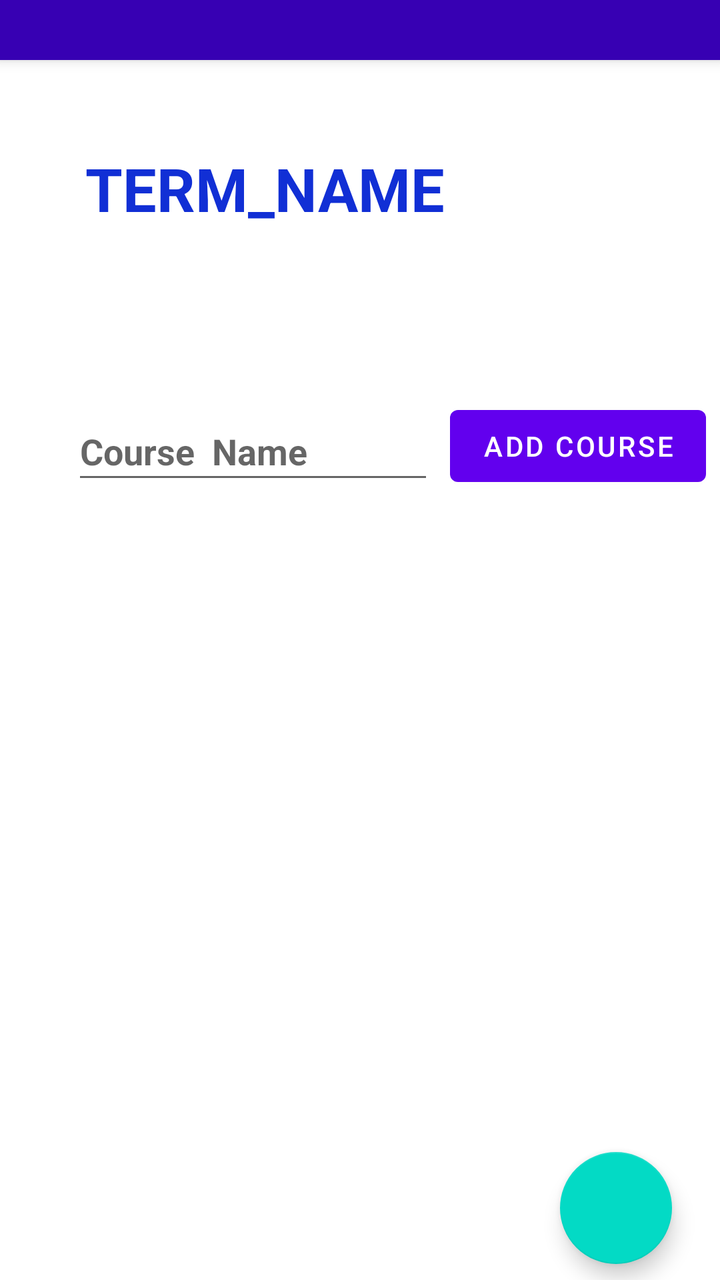
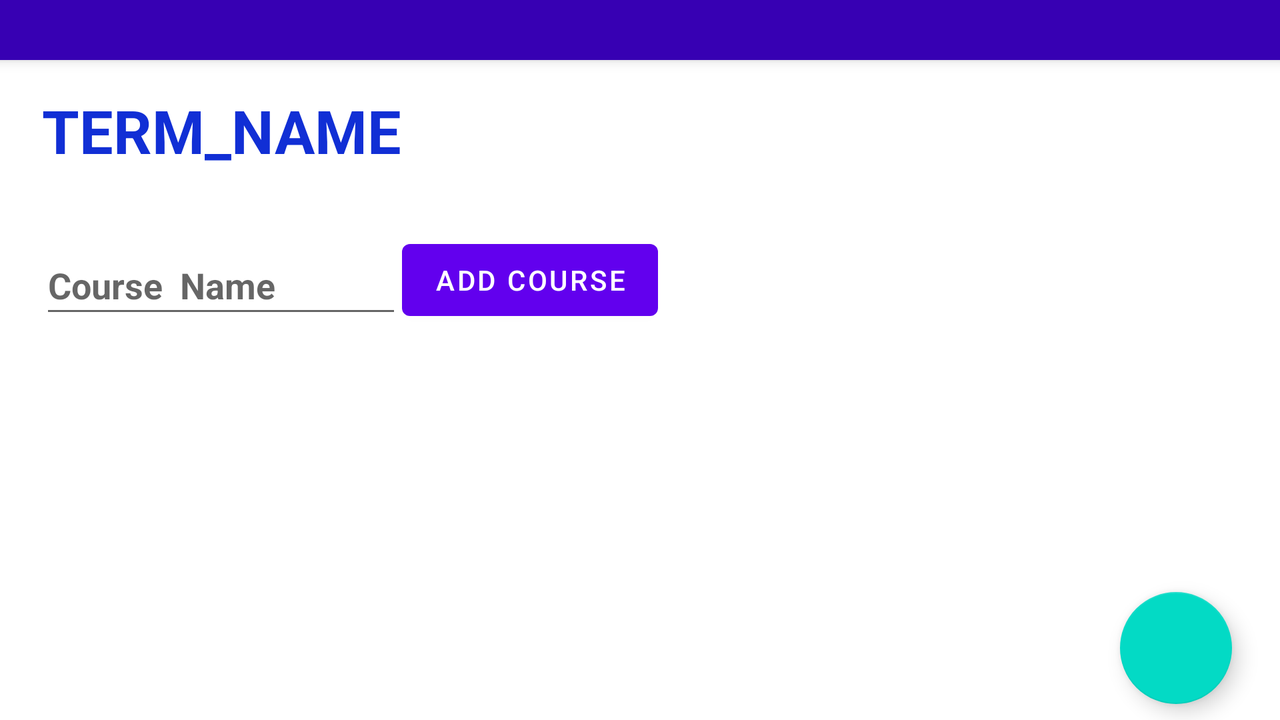

First picture: res/layout/ on a phone held upright. Second picture: the repository's own variant of that layout, on a device whose configuration matches the variant's folder. Source for both follows.
<!-- AndroidManifest.xml: application theme Theme.DegreeTrackerC196 -->
<!-- res/layout/activity_courses.xml -->
<?xml version="1.0" encoding="utf-8"?>
<androidx.constraintlayout.widget.ConstraintLayout xmlns:android="http://schemas.android.com/apk/res/android"
    xmlns:app="http://schemas.android.com/apk/res-auto"
    xmlns:tools="http://schemas.android.com/tools"
    android:layout_width="match_parent"
    android:layout_height="match_parent"
    tools:context=".CoursesActivity">

    <include
        android:id="@+id/toolbar"
        layout="@layout/toolbar"
        android:layout_marginBottom="90dp"
        app:layout_constraintBottom_toTopOf="@+id/course_TexVView_Field"
        app:layout_constraintStart_toStartOf="parent"
        app:layout_constraintTop_toTopOf="parent" />


    <EditText
        android:id="@+id/AssessmentName"
        android:layout_width="181dp"
        android:layout_height="46dp"
        android:layout_marginStart="36dp"
        android:layout_marginLeft="36dp"
        android:layout_marginTop="39dp"
        android:layout_marginBottom="20dp"
        android:ems="10"
        android:hint="Course  Name"
        android:inputType="textPersonName"
        android:textStyle="bold"
        app:layout_constraintBottom_toTopOf="@+id/assessmentResults"
        app:layout_constraintStart_toStartOf="parent"
        app:layout_constraintTop_toBottomOf="@+id/course_TexVView_Field" />

    <ListView
        android:id="@+id/assessmentResults"
        android:layout_width="358dp"
        android:layout_height="351dp"
        android:layout_marginStart="16dp"
        android:layout_marginLeft="16dp"
        android:layout_marginTop="20dp"
        android:layout_marginEnd="16dp"
        android:layout_marginRight="16dp"
        android:clipChildren="true"
        android:clipToPadding="true"
        app:layout_constraintBottom_toTopOf="@+id/fab"
        app:layout_constraintEnd_toEndOf="parent"
        app:layout_constraintStart_toStartOf="parent"
        app:layout_constraintTop_toBottomOf="@+id/AssessmentName"
        tools:listitem="@android:layout/list_content" />

    <TextView
        android:id="@+id/course_TexVView_Field"
        android:layout_width="229dp"
        android:layout_height="45dp"
        android:layout_marginStart="68dp"
        android:layout_marginLeft="68dp"
        android:layout_marginTop="136dp"
        android:layout_marginEnd="114dp"
        android:layout_marginRight="114dp"
        android:layout_marginBottom="43dp"
        android:text="TERM_NAME"
        android:textColor="#112FD5"
        android:textSize="30sp"
        android:textStyle="bold"
        app:layout_constraintBottom_toTopOf="@+id/AssessmentName"
        app:layout_constraintEnd_toEndOf="parent"
        app:layout_constraintStart_toStartOf="parent"
        app:layout_constraintTop_toTopOf="parent" />

    <com.google.android.material.floatingactionbutton.FloatingActionButton
        android:id="@+id/fab"
        android:layout_width="wrap_content"
        android:layout_height="wrap_content"
        android:layout_marginEnd="24dp"
        android:layout_marginRight="24dp"
        android:layout_marginBottom="8dp"
        android:clickable="true"
        android:src="@drawable/ic_baseline_arrow_back_24"
        app:layout_constraintBottom_toBottomOf="parent"
        app:layout_constraintEnd_toEndOf="parent" />

    <Button
        android:id="@+id/addAssessmentBnt"
        android:layout_width="wrap_content"
        android:layout_height="wrap_content"
        android:layout_marginStart="8dp"
        android:layout_marginLeft="8dp"
        android:layout_marginBottom="40dp"
        android:text="Add Course"
        app:layout_constraintBottom_toTopOf="@+id/assessmentResults"
        app:layout_constraintStart_toEndOf="@+id/AssessmentName" />

</androidx.constraintlayout.widget.ConstraintLayout>
<!-- res/layout/toolbar.xml (included above) -->
<?xml version="1.0" encoding="utf-8"?>
<androidx.appcompat.widget.Toolbar xmlns:android="http://schemas.android.com/apk/res/android"
    android:layout_width="match_parent"
    android:layout_height="30dp"
    android:background="@color/purple_700"
    android:elevation="4dp"
    android:theme="@style/ThemeOverlay.AppCompat.Dark.ActionBar"

    >

</androidx.appcompat.widget.Toolbar>
<!-- resources referenced by this layout -->
<resources>
  <style name="Theme.DegreeTrackerC196" parent="Theme.MaterialComponents.DayNight.NoActionBar">
          
          <item name="colorPrimary">@color/purple_500</item>
          <item name="colorPrimaryVariant">@color/purple_700</item>
          <item name="colorOnPrimary">@color/white</item>
          
          <item name="colorSecondary">@color/teal_200</item>
          <item name="colorSecondaryVariant">@color/teal_700</item>
          <item name="colorOnSecondary">@color/black</item>
          
          <item name="android:statusBarColor" tools:targetApi="l">?attr/colorPrimaryVariant</item>
          
      </style>
</resources>
<!-- res/layout-land/activity_courses.xml (the repository's variant of the layout above) -->
<!-- drawn on the phone turned sideways -->
<?xml version="1.0" encoding="utf-8"?>
<androidx.constraintlayout.widget.ConstraintLayout xmlns:android="http://schemas.android.com/apk/res/android"
    xmlns:app="http://schemas.android.com/apk/res-auto"
    xmlns:tools="http://schemas.android.com/tools"
    android:layout_width="match_parent"
    android:layout_height="match_parent"
    tools:context=".CoursesActivity">

    <include
        android:id="@+id/toolbar"
        layout="@layout/toolbar"
        android:layout_marginBottom="90dp"
        app:layout_constraintBottom_toTopOf="@+id/course_TexVView_Field"
        app:layout_constraintStart_toStartOf="parent"
        app:layout_constraintTop_toTopOf="parent" />


    <EditText
        android:id="@+id/AssessmentName"
        android:layout_width="181dp"
        android:layout_height="46dp"
        android:layout_marginStart="20dp"
        android:layout_marginLeft="20dp"
        android:layout_marginTop="28dp"
        android:ems="10"
        android:hint="Course  Name"
        android:inputType="textPersonName"
        android:textStyle="bold"
        app:layout_constraintStart_toStartOf="parent"
        app:layout_constraintTop_toBottomOf="@+id/course_TexVView_Field" />

    <ListView
        android:id="@+id/assessmentResults"
        android:layout_width="346dp"
        android:layout_height="246dp"
        android:layout_marginStart="32dp"
        android:layout_marginLeft="32dp"
        android:layout_marginTop="34dp"
        android:clipChildren="true"
        android:clipToPadding="true"
        app:layout_constraintStart_toEndOf="@+id/addAssessmentBnt"
        app:layout_constraintTop_toBottomOf="@+id/toolbar"
        tools:listitem="@android:layout/list_content" />

    <TextView
        android:id="@+id/course_TexVView_Field"
        android:layout_width="229dp"
        android:layout_height="45dp"
        android:layout_marginStart="21dp"
        android:layout_marginLeft="21dp"
        android:layout_marginTop="15dp"
        android:text="TERM_NAME"
        android:textColor="#112FD5"
        android:textSize="30sp"
        android:textStyle="bold"
        app:layout_constraintStart_toStartOf="parent"
        app:layout_constraintTop_toBottomOf="@+id/toolbar" />

    <com.google.android.material.floatingactionbutton.FloatingActionButton
        android:id="@+id/fab"
        android:layout_width="wrap_content"
        android:layout_height="wrap_content"
        android:layout_marginEnd="24dp"
        android:layout_marginRight="24dp"
        android:layout_marginBottom="8dp"
        android:clickable="true"
        android:src="@drawable/ic_baseline_arrow_back_24"
        app:layout_constraintBottom_toBottomOf="parent"
        app:layout_constraintEnd_toEndOf="parent" />

    <Button
        android:id="@+id/addAssessmentBnt"
        android:layout_width="wrap_content"
        android:layout_height="wrap_content"
        android:layout_marginTop="26dp"
        android:text="Add Course"
        app:layout_constraintStart_toEndOf="@+id/AssessmentName"
        app:layout_constraintTop_toBottomOf="@+id/course_TexVView_Field" />

</androidx.constraintlayout.widget.ConstraintLayout>
